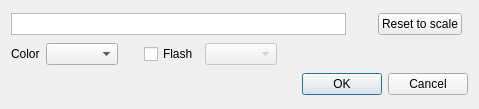
<?xml version="1.0" encoding="UTF-8"?>
<ui version="4.0">
 <class>Dialog</class>
 <widget class="QDialog" name="Dialog">
  <property name="geometry">
   <rect>
    <x>0</x>
    <y>0</y>
    <width>479</width>
    <height>109</height>
   </rect>
  </property>
  <property name="windowTitle">
   <string>Toggle colors</string>
  </property>
  <layout class="QGridLayout" name="gridLayout">
   <item row="0" column="0">
    <widget class="QListView" name="toggle_listview">
     <property name="enabled">
      <bool>true</bool>
     </property>
     <property name="sizePolicy">
      <sizepolicy hsizetype="MinimumExpanding" vsizetype="Ignored">
       <horstretch>0</horstretch>
       <verstretch>0</verstretch>
      </sizepolicy>
     </property>
     <property name="minimumSize">
      <size>
       <width>240</width>
       <height>0</height>
      </size>
     </property>
     <property name="verticalScrollBarPolicy">
      <enum>Qt::ScrollBarAlwaysOff</enum>
     </property>
     <property name="horizontalScrollBarPolicy">
      <enum>Qt::ScrollBarAlwaysOff</enum>
     </property>
     <property name="editTriggers">
      <set>QAbstractItemView::NoEditTriggers</set>
     </property>
     <property name="dragDropOverwriteMode">
      <bool>false</bool>
     </property>
     <property name="dragDropMode">
      <enum>QAbstractItemView::InternalMove</enum>
     </property>
     <property name="movement">
      <enum>QListView::Snap</enum>
     </property>
     <property name="flow">
      <enum>QListView::LeftToRight</enum>
     </property>
    </widget>
   </item>
   <item row="1" column="0" colspan="4">
    <layout class="QHBoxLayout" name="horizontalLayout_2">
     <item>
      <widget class="QLabel" name="label">
       <property name="text">
        <string>Color</string>
       </property>
      </widget>
     </item>
     <item>
      <widget class="QComboBox" name="led_base_combo"/>
     </item>
     <item>
      <spacer name="horizontalSpacer">
       <property name="orientation">
        <enum>Qt::Horizontal</enum>
       </property>
       <property name="sizeType">
        <enum>QSizePolicy::Fixed</enum>
       </property>
       <property name="sizeHint" stdset="0">
        <size>
         <width>20</width>
         <height>20</height>
        </size>
       </property>
      </spacer>
     </item>
     <item>
      <widget class="QCheckBox" name="flash_chk">
       <property name="enabled">
        <bool>true</bool>
       </property>
       <property name="text">
        <string>Flash</string>
       </property>
      </widget>
     </item>
     <item>
      <widget class="QComboBox" name="led_flash_combo">
       <property name="enabled">
        <bool>false</bool>
       </property>
      </widget>
     </item>
     <item>
      <spacer name="horizontalSpacer_2">
       <property name="orientation">
        <enum>Qt::Horizontal</enum>
       </property>
       <property name="sizeHint" stdset="0">
        <size>
         <width>40</width>
         <height>20</height>
        </size>
       </property>
      </spacer>
     </item>
    </layout>
   </item>
   <item row="0" column="1">
    <spacer name="horizontalSpacer_3">
     <property name="orientation">
      <enum>Qt::Horizontal</enum>
     </property>
     <property name="sizeType">
      <enum>QSizePolicy::Fixed</enum>
     </property>
     <property name="sizeHint" stdset="0">
      <size>
       <width>20</width>
       <height>20</height>
      </size>
     </property>
    </spacer>
   </item>
   <item row="2" column="0" colspan="4">
    <widget class="QDialogButtonBox" name="buttonBox">
     <property name="orientation">
      <enum>Qt::Horizontal</enum>
     </property>
     <property name="standardButtons">
      <set>QDialogButtonBox::Cancel|QDialogButtonBox::Ok</set>
     </property>
    </widget>
   </item>
   <item row="0" column="2">
    <widget class="QPushButton" name="reset_btn">
     <property name="text">
      <string>Reset to scale</string>
     </property>
    </widget>
   </item>
  </layout>
 </widget>
 <resources/>
 <connections>
  <connection>
   <sender>buttonBox</sender>
   <signal>rejected()</signal>
   <receiver>Dialog</receiver>
   <slot>reject()</slot>
   <hints>
    <hint type="sourcelabel">
     <x>316</x>
     <y>260</y>
    </hint>
    <hint type="destinationlabel">
     <x>286</x>
     <y>274</y>
    </hint>
   </hints>
  </connection>
  <connection>
   <sender>buttonBox</sender>
   <signal>accepted()</signal>
   <receiver>Dialog</receiver>
   <slot>accept()</slot>
   <hints>
    <hint type="sourcelabel">
     <x>248</x>
     <y>254</y>
    </hint>
    <hint type="destinationlabel">
     <x>157</x>
     <y>274</y>
    </hint>
   </hints>
  </connection>
 </connections>
</ui>
